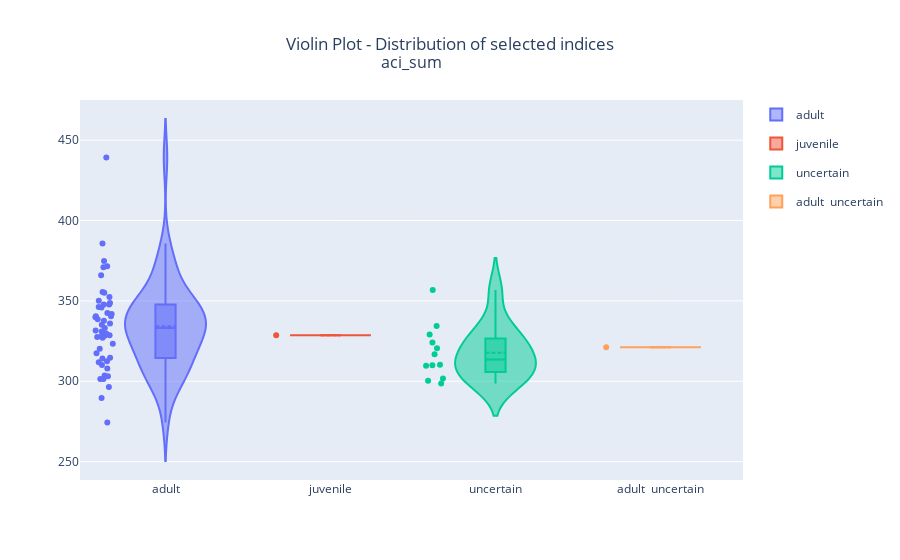

Notebook code cell kept with this figure:
### Markdown cell above
## 4.3. Violin plot

### Code cell
fig = visualizations.indices_violin_plot(df_indices, indices=['aci_sum'], group_by='stage')

### Figure 1 — Plotly figure (JSON) as saved in the notebook; plotly's stock layout.template omitted (floating-point values rounded to 4 significant figures)
{"data": [{"box": {"visible": true}, "legendgroup": "adult", "line": {"color": "#636EFA"}, "marker": {"color": "#636EFA"}, "meanline": {"visible": true}, "name": "adult", "points": "all", "scalemode": "width", "showlegend": true, "type": "violin", "width": 0, "x": ["adult", "adult", "adult", "adult", "adult", "adult", "adult", "adult", "adult", "adult", "adult", "adult", "adult", "adult", "adult", "adult", "adult", "adult", "adult", "adult", "adult", "adult", "adult", "adult", "adult", "adult", "adult", "adult", "adult", "adult", "adult", "adult", "adult", "adult", "adult", "adult", "adult", "adult", "adult", "adult", "adult", "adult", "adult", "adult", "adult", "adult", "adult", "adult", "adult"], "xaxis": "x", "y": [352.5, 339.9, 301.5, 310.2, 365.9, 311.8, 347.7, 323.4, 439.2, 355.0, 333.1, 314.2, 301.5, 370.9, 303.2, 327.5, 341.8, 346.2, 327.1, 374.8, 289.6, 350.1, 335.2, 342.5, 337.7, 345.9, 371.6, 312.4, 303.6, 296.5, 340.5, 314.6, 274.4, 320.2, 385.7, 308.0, 331.0, 331.6, 338.6, 328.4, 328.6, 336.0, 340.5, 355.6, 348.6, 317.4, 347.7, 329.7, 327.9], "yaxis": "y"}, {"box": {"visible": true}, "legendgroup": "juvenile", "line": {"color": "#EF553B"}, "marker": {"color": "#EF553B"}, "meanline": {"visible": true}, "name": "juvenile", "points": "all", "scalemode": "width", "showlegend": true, "type": "violin", "width": 0, "x": ["juvenile"], "xaxis": "x", "y": [328.7], "yaxis": "y"}, {"box": {"visible": true}, "legendgroup": "uncertain", "line": {"color": "#00CC96"}, "marker": {"color": "#00CC96"}, "meanline": {"visible": true}, "name": "uncertain", "points": "all", "scalemode": "width", "showlegend": true, "type": "violin", "width": 0, "x": ["uncertain", "uncertain", "uncertain", "uncertain", "uncertain", "uncertain", "uncertain", "uncertain", "uncertain", "uncertain", "uncertain", "uncertain"], "xaxis": "x", "y": [320.6, 310.3, 309.9, 298.6, 329.1, 301.7, 309.7, 356.8, 316.8, 324.1, 300.4, 334.4], "yaxis": "y"}, {"box": {"visible": true}, "legendgroup": "nan", "line": {"color": "#AB63FA"}, "marker": {"color": "#AB63FA"}, "meanline": {"visible": true}, "name": "nan", "points": "all", "scalemode": "width", "showlegend": true, "type": "violin", "width": 0, "x": [], "xaxis": "x", "y": [], "yaxis": "y"}, {"box": {"visible": true}, "legendgroup": "adult  uncertain", "line": {"color": "#FFA15A"}, "marker": {"color": "#FFA15A"}, "meanline": {"visible": true}, "name": "adult  uncertain", "points": "all", "scalemode": "width", "showlegend": true, "type": "violin", "width": 0, "x": ["adult  uncertain"], "xaxis": "x", "y": [321.2], "yaxis": "y"}], "layout": {"annotations": [{"font": {"size": 16}, "showarrow": false, "text": "aci_sum", "x": 0.5, "xanchor": "center", "xref": "paper", "y": 1, "yanchor": "bottom", "yref": "paper", "yshift": 25}], "autosize": true, "title": {"text": "Violin Plot - Distribution of selected indices", "x": 0.5}, "xaxis": {"anchor": "y", "domain": [0, 1]}, "yaxis": {"anchor": "x", "domain": [0, 1]}}}
